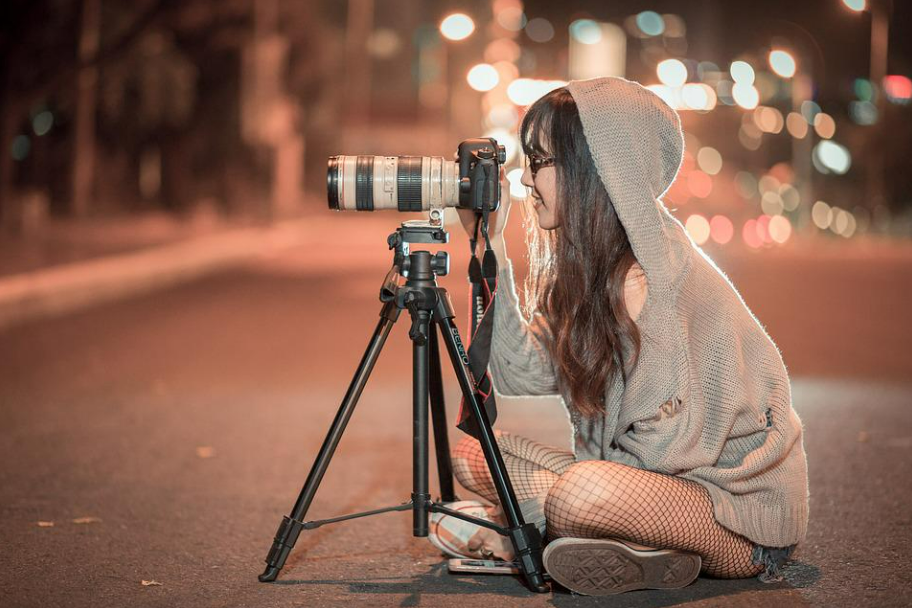
#> input picture img.png, 912 x 608 px
$ jupyter execute '컴퓨터비전_기말_프로젝트.ipynb'
#> lines starting #> are read from the running program, lines starting #| are printed output that depends on the picture
[cell 1]
import numpy as np # 다양한 연산을 위한 라이브러리
from PIL import Image # 이미지 파일을 가져오기 위한 라이브러리

gaussian kernel 생성 함수

[cell 2]
def gaussian_kernel(sigma, size=9): # size*size 가우시안 커널 생성
    kernel = np.fromfunction( lambda x, y: (1/ (2 * np.pi * sigma**2)) * np.exp(- ((x - (size-1)/2)**2 + (y - (size-1)/2)**2) / (2*sigma**2)), (size, size) )
    # x: 가우시안
    # y: 가우시안 커널 가로 세로 사이즈
    return kernel / np.sum(kernel) # 생성된 커널을 전체 원소의 합으로 나누어 정규화

laplacian kernel 생성 함수

[cell 3]
def laplacian_kernel():
    kernel = np.array([[0, 1, 0], [1, -4, 1], [0, 1, 0]])
    return kernel

padding

[cell 4]
def zero_padding(matrix, pad_size):
    m, n = matrix.shape # 입력 행렬의 크기를 가져온다. m과 n은 각각 행렬의 세로, 가로 크기이다.
    padded_matrix = np.zeros((m + 2 * pad_size, n + 2 * pad_size), dtype=matrix.dtype) # 패딩 크기만큼 행과 열을 각각 양쪽으로 늘림
    padded_matrix[pad_size:-pad_size, pad_size:-pad_size] = matrix # 원본 행렬을 새로운 행렬의 중앙에 배치
    return padded_matrix # 제로 패딩이 적용된 행렬 반환

**이미지에 필터를 적용하는 함수**

[cell 5]
def convolution(image, kernel):
    km, kn = kernel.shape # 커널의 크기 가져오기. km과 kn은 각각 커널의 가로, 세로 크기
    km2, kn2 = km // 2, kn // 2 # 커널 중심 계산
    padded_image = zero_padding(image, km2) # 제로 패딩 적용
    m, n = padded_image.shape # 패딩된 이미지의 크기 가져오기
    result = np.zeros((m-km2*2, n-kn2*2), dtype=np.float32) # 컨볼루션 연산 결과를 저장할 배열 초기화

    for i in range(km2, m-km2): # 이미지를 순회하면서 컨볼루션 연산 수행
        for j in range(kn2, n-kn2):
            temp = padded_image[i-km2:i+km2+1, j-kn2:j+kn2+1] # 커널 크기만큼의 부분 행렬 추출
            result[i-km2, j-kn2] = np.sum(temp * kernel) # 컨볼루션 연산 수행 후 결과를 결과 행렬에 저장

    return result # 컨볼루션이 적용된 결과 이미지 반환

최종 엣지 결정 함수

[cell 6]
def threshold(image, thres):
    return np.where(image > thres, 255, 0)

[cell 7]
# 이미지 로드
image_path = 'img.png'
image = np.array(Image.open(image_path).convert('L'))

sigma = 1.1

# 가우시안 스무딩 적용
gaussian = gaussian_kernel(sigma)
blurred_image = convolution(image, gaussian)
#> in zero_padding, `padded_matrix[pad_size:-pad_size, pad_size:-pad_size] = matrix`:
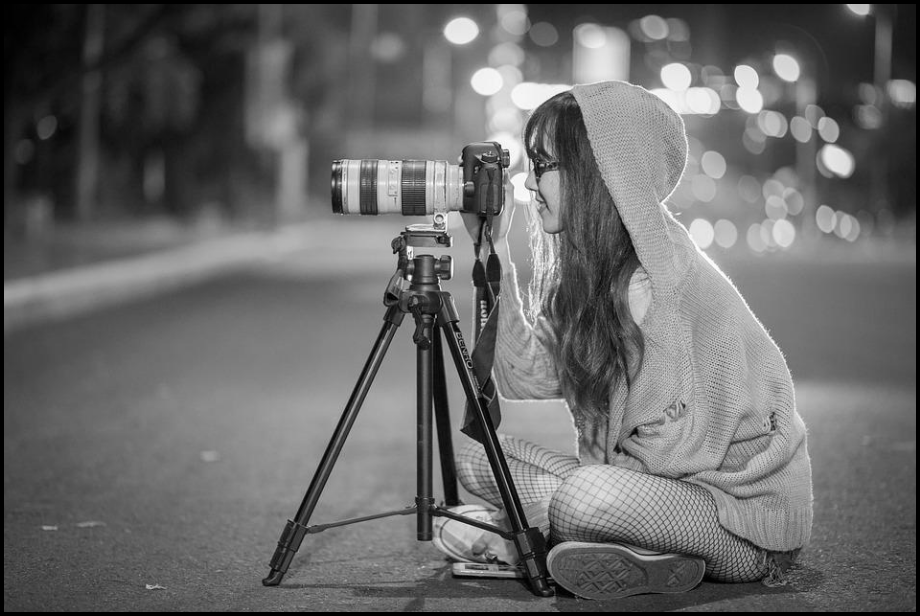
#> padded_matrix: shape (616, 920); min 0, max 253, mean 105.5
img = Image.fromarray(np.uint8(blurred_image), 'L')
img.save('./blurred_img.png')

# LoG 필터 적용
laplacian = laplacian_kernel() # 라플라시안 커널 생성
Log_filter = convolution(gaussian, laplacian) * -30 # LoG 필터(Laplacian Of Gaussian) 생성
result = convolution(image, Log_filter)

img = Image.fromarray(np.uint8(result), 'L')
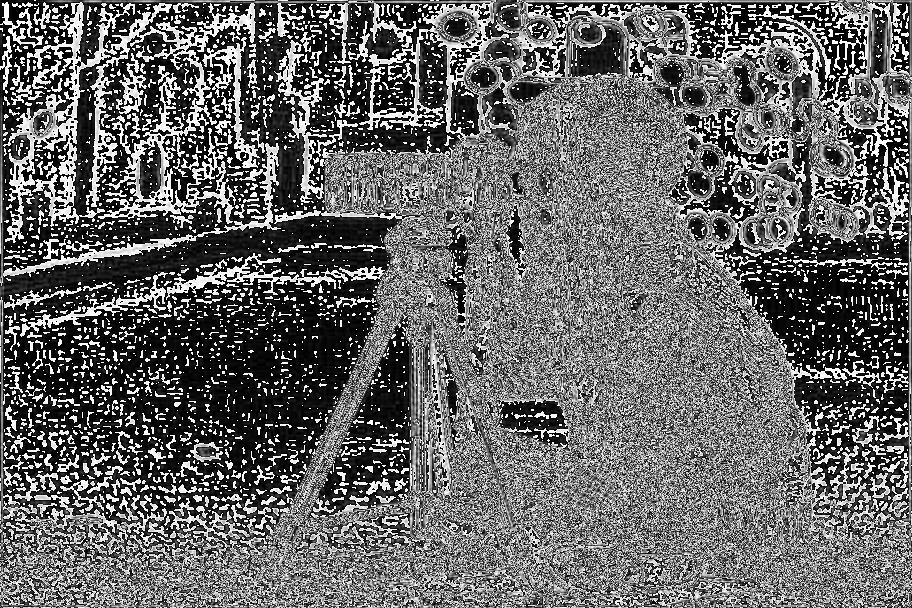
#> img: PIL image 912x608 L; min 0, max 255, mean 101.7
img.save('./mid_img.png')

Log_result = threshold(result, 130) # 임계값을 넘은 픽셀에 대해서만 edge로 판정하여 남김
#> in threshold, `return np.where(image > thres, 255, 0)`:
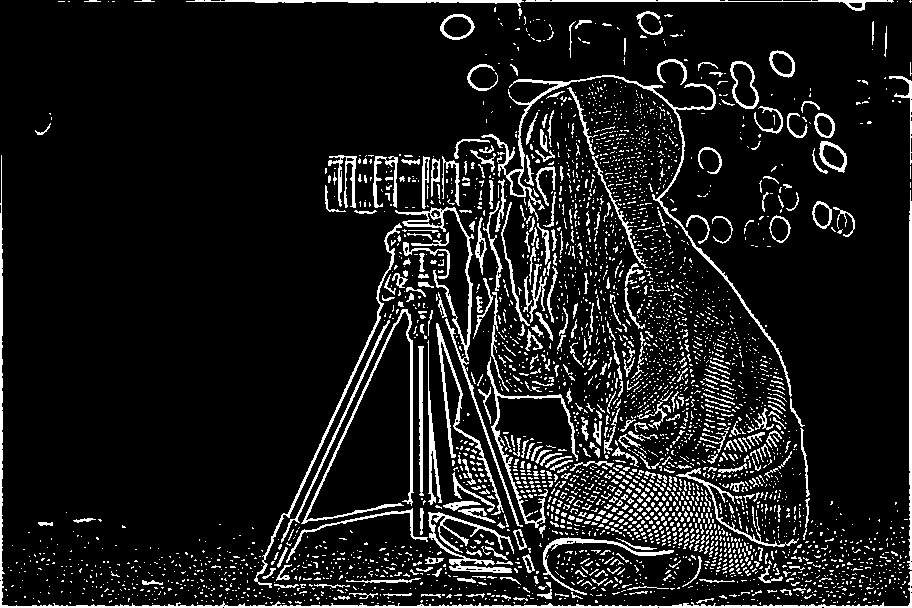
#> returned value: shape (608, 912) int64; 10.7% white in thin lines or dots

# Log 필터 적용 결과 이미지 저장하기
img = Image.fromarray(np.uint8(Log_result), 'L')
#> img: PIL image 912x608 L; 10.7% white in thin lines or dots
img.save('./Log_converted_img.png')

## Canny Edge Detector

[cell 8]
def threshold2(image, thres_high, thres_low):
  m, n = image.shape
  result = np.zeros((m, n), dtype=np.float32)
  dx = [1,0,-1,0,1,-1]
  dy = [1,0,-1,0,1,-1]
  for x in range(m): # 이미지를 순회하면서 컨볼루션 연산 수행
        for y in range(n):
          # 이미지에서 thres_high을 초과하는 부분은 255로, thres_low 미만인 부분은 0으로 변환
          if (image[x,y] > thres_high) :
            result[x,y] = 255
          elif (image[x,y] < thres_low):
            result[x,y] = 0
          else :
            for n in range(1,2):
              for k in range(6):
                nx = x + dx[k]*n
                ny = y + dy[k]*n
                if -1 < nx and nx < m and -1 < ny and ny < n and image[nx,ny]>thres_high:
                  result[x,y] = 255
  return result

[cell 9]
Canny_result = threshold2(result, 70, 210) # Canny
#> after the loop in threshold2, `for x in range(m):`:
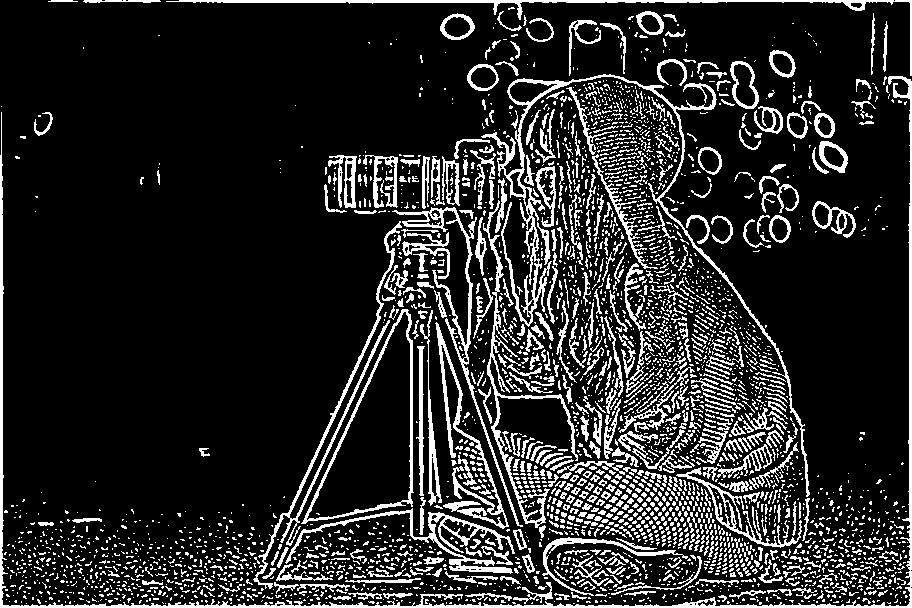
#> result: shape (608, 912) float32; 16% white in thin lines or dots

# Log 필터 적용 결과 이미지 저장하기
img = Image.fromarray(np.uint8(Canny_result), 'L')
#> img: PIL image 912x608 L; 16% white in thin lines or dots
img.save('./Canny_converted_img.png')

## Nonmax_suppression

[cell 10]
def sobel_filter(image):
    kernel_x = np.array([[-1, 0, 1], [-2, 0, 2], [-1, 0, 1]])
    kernel_y = np.array([[-1, -2, -1], [0, 0, 0], [1, 2, 1]])

    gradient_x = convolve2D(image, kernel_x)
    gradient_y = convolve2D(image, kernel_y)

    gradient_magnitude = np.sqrt(gradient_x**2 + gradient_y**2)
    gradient_direction = np.arctan2(gradient_y, gradient_x) * (180 / np.pi)

    return gradient_magnitude, gradient_direction

def convolve2D(image, kernel):
    m, n = image.shape
    km, kn = kernel.shape
    km2, kn2 = km // 2, kn // 2

    result = np.zeros((m - km + 1, n - kn + 1))

    for i in range(m - km + 1):
        for j in range(n - kn + 1):
            result[i, j] = np.sum(image[i:i+km, j:j+kn] * kernel)

    return result

def nonmax_suppression(gradient_magnitude, gradient_direction):
    m, n = gradient_magnitude.shape
    result = np.zeros((m, n), dtype=np.uint8)

    for i in range(1, m-1):
        for j in range(1, n-1):
            angle = gradient_direction[i, j]

            # 주변 픽셀 좌표 계산
            if (0 <= angle < 22.5) or (157.5 <= angle <= 180):
                neighbors = [gradient_magnitude[i, j-1], gradient_magnitude[i, j+1]]
            elif (22.5 <= angle < 67.5):
                neighbors = [gradient_magnitude[i-1, j+1], gradient_magnitude[i+1, j-1]]
            elif (67.5 <= angle < 112.5):
                neighbors = [gradient_magnitude[i-1, j], gradient_magnitude[i+1, j]]
            else:
                neighbors = [gradient_magnitude[i-1, j-1], gradient_magnitude[i+1, j+1]]

            # 현재 픽셀이 주변 픽셀보다 강한 엣지인지 확인
            if gradient_magnitude[i, j] >= max(neighbors):
                result[i, j] = gradient_magnitude[i, j]

    return result

gaussian = gaussian_kernel(1.0)
blurred_image = convolution(image, gaussian)

# Sobel 필터 적용
gradient_magnitude, gradient_direction = sobel_filter(blurred_image)
#> after the loop in convolve2D (call 2), `for i in range(m - km + 1):`:
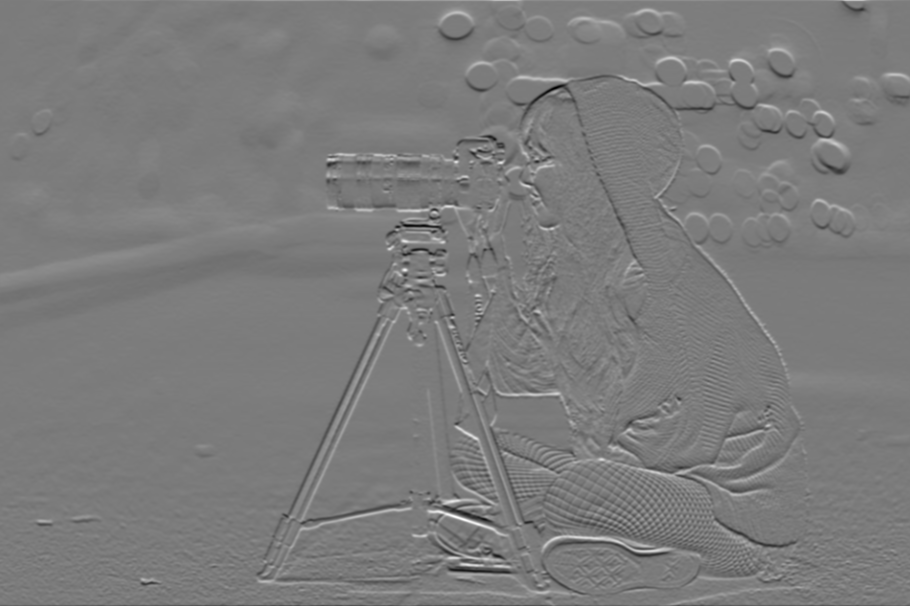
#> result: shape (606, 910) float64; min -419.6, max 443.9, mean 0.3; drawn with min black and max white
#> in sobel_filter, `gradient_magnitude = np.sqrt(gradient_x**2 + gradient_y**2)`:
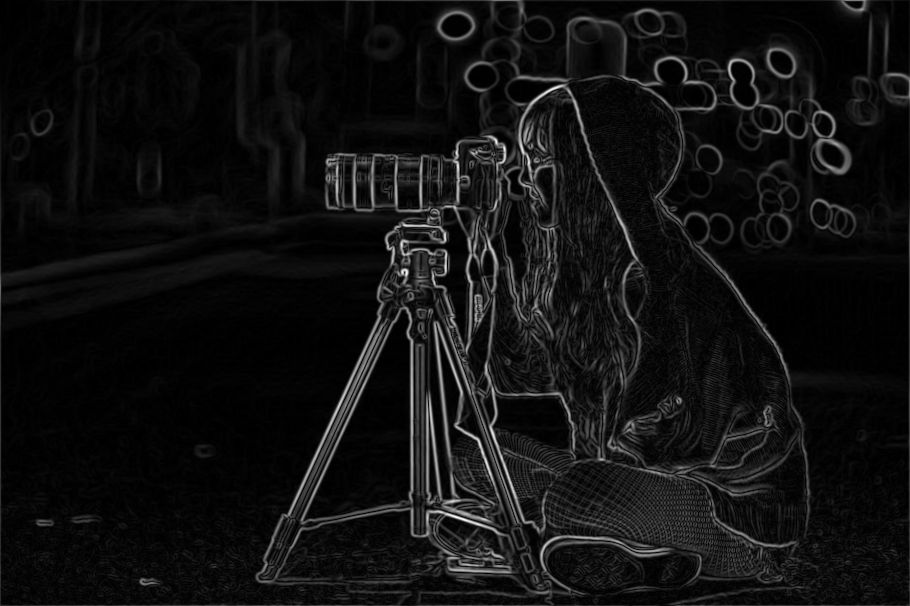
#> gradient_magnitude: shape (606, 910) float64; min 0, max 462.7, mean 31.3; drawn with min black and max white
#> in sobel_filter, `gradient_direction = np.arctan2(gradient_y, gradient_x) * (180 / np.pi)`:
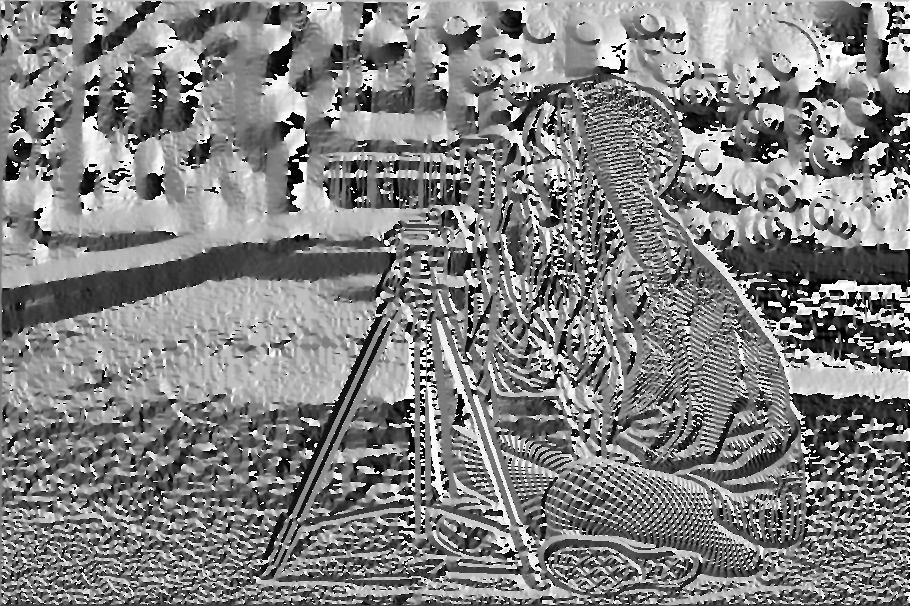
#> gradient_direction: shape (606, 910) float64; min -180, max 180, mean 4; drawn with min black and max white

# Non-maximum suppression 수행
result = nonmax_suppression(gradient_magnitude, gradient_direction)
#> after the loop in nonmax_suppression, `for i in range(1, m-1):`:
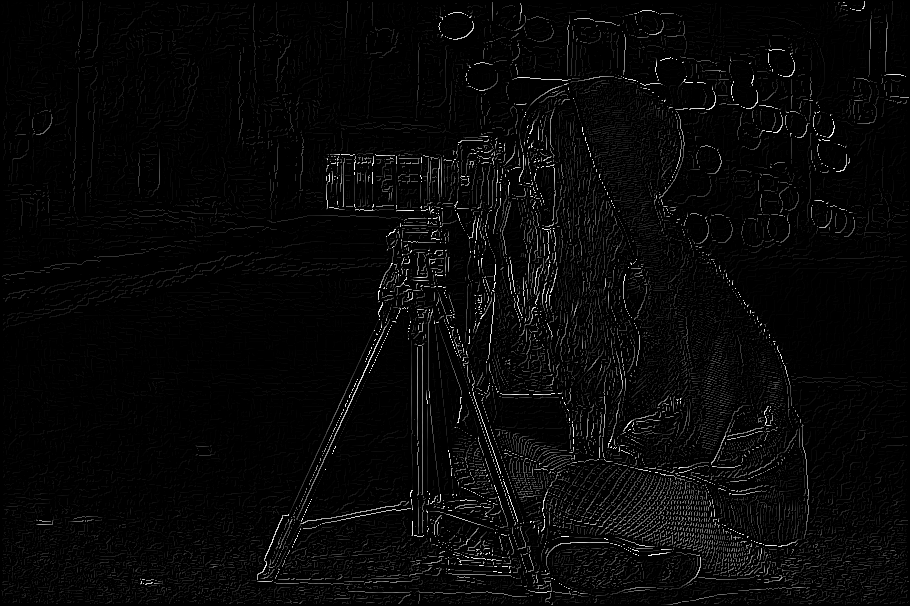
#> result: shape (606, 910); min 0, max 255, mean 7.8

# 결과 출력
img = Image.fromarray(np.uint8(result), 'L')
img.save('./thin_converted_img.png')
